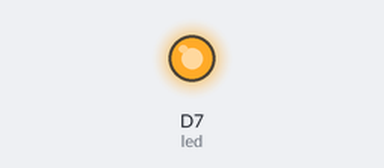
The sketch below on a simulated ESP8266 (NodeMCU). On the bench: output pins drawn as LEDs (lit = HIGH).

Above: at 0.2 s.
At 39.5 s:
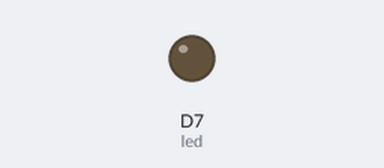
Timing chart, 0 to 42.3 s (numbered marks = the images above):
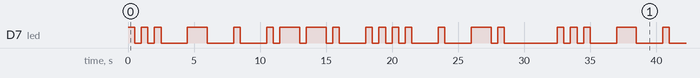

The sketch:

week2-1.ino
```cpp
int led = D7;

void setup() {
    pinMode(led, OUTPUT);
}

void loop() {
    //S
    digitalWrite(led, HIGH);
    delay(500);
    digitalWrite(led, LOW);
    delay(500);
    digitalWrite(led, HIGH);
    delay(500);
    digitalWrite(led, LOW);
    delay(500);
    digitalWrite(led, HIGH);
    delay(500);
    digitalWrite(led, LOW);
    delay(500);

    //Preperation for new letter
    digitalWrite(led, LOW);
    delay(1500);
    //t
    digitalWrite(led, HIGH);
    delay(1500);
    digitalWrite(led, LOW);
    delay(500);

    //Preperation for new letter
    digitalWrite(led, LOW);
    delay(1500);
    //e
    digitalWrite(led, HIGH);
    delay(500);
    digitalWrite(led, LOW);
    delay(500);

    //Preperation for new letter
    digitalWrite(led, LOW);
    delay(1500);
    //p
    digitalWrite(led, HIGH);
    delay(500);
    digitalWrite(led, LOW);
    delay(500);
    digitalWrite(led, HIGH);
    delay(1500);
    digitalWrite(led, LOW);
    delay(500);
    digitalWrite(led, HIGH);
    delay(1500);
    digitalWrite(led, LOW);
    delay(500);
    digitalWrite(led, HIGH);
    delay(500);
    digitalWrite(led, LOW);
    delay(500);

    //Preperation for new letter
    digitalWrite(led, LOW);
    delay(1500);
    //h
    digitalWrite(led, HIGH);
    delay(500);
    digitalWrite(led, LOW);
    delay(500);
    digitalWrite(led, HIGH);
    delay(500);
    digitalWrite(led, LOW);
    delay(500);
    digitalWrite(led, HIGH);
    delay(500);
    digitalWrite(led, LOW);
    delay(500);
    digitalWrite(led, HIGH);
    delay(500);
    digitalWrite(led, LOW);
    delay(500);

    //Preperation for new letter
    digitalWrite(led, LOW);
    delay(1500);
    //e
    digitalWrite(led, HIGH);
    delay(500);
    digitalWrite(led, LOW);
    delay(500);

    //Preperation for new letter
    digitalWrite(led, LOW);
    delay(1500);
    //n
    digitalWrite(led, HIGH);
    delay(1500);
    digitalWrite(led, LOW);
    delay(500);
    digitalWrite(led, HIGH);
    delay(500);
    digitalWrite(led, LOW);
    delay(500);


    //End of first name
    digitalWrite(led, LOW);
    delay(3500);
}
```

Measured:
- by itself, D7 (led): moves between LOW and HIGH, repeating every 32.5 s
- by itself, everything shown: repeats every 32.5 s, in 32 steps
